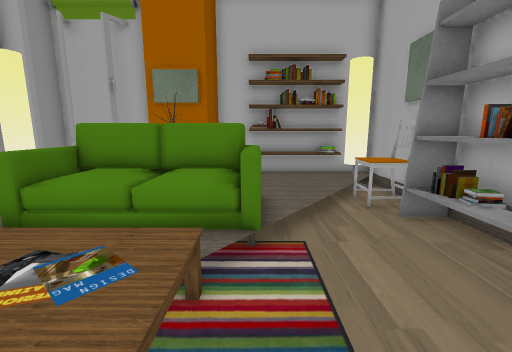
view 1 (above)

14 first-person views from a walk through a 3-D level made in the Unity game engine. The camera is 1.2 m above the floor, tilts 10° down and sees 90° across. The floor is counted in squares, 0.5 m on a side. Each view is taken from the middle of a square. On the plan, view 1 faces up. The plan holds only what a view shows up to about 17 squares ahead; the rest is blank. The player is left out.

view 2
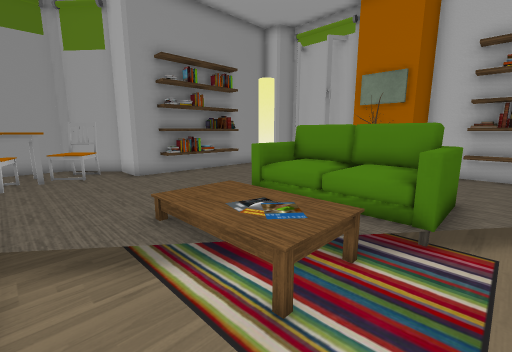

view 3
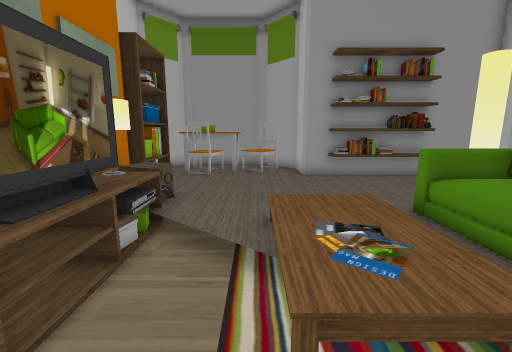

view 4
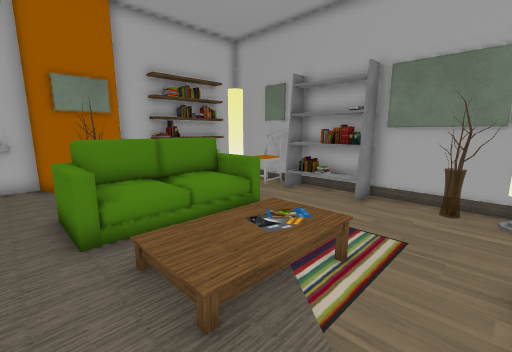

view 5
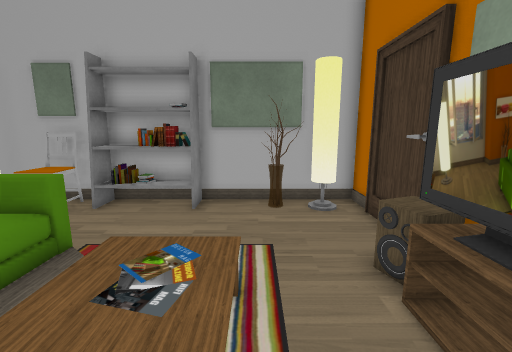

view 6
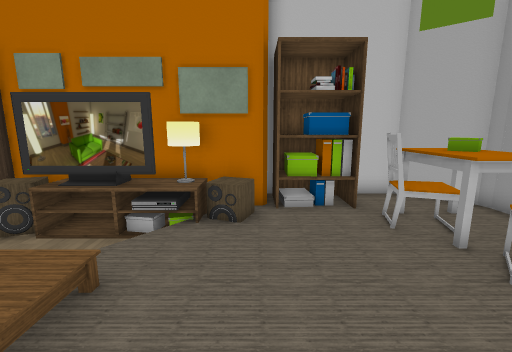

view 7
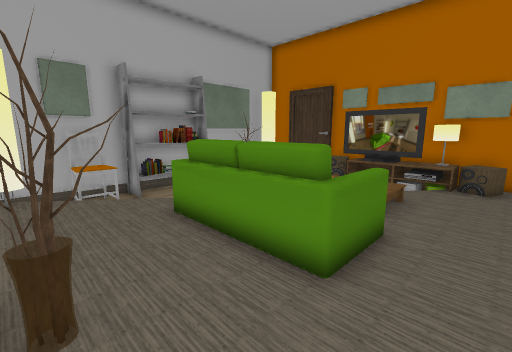

view 8
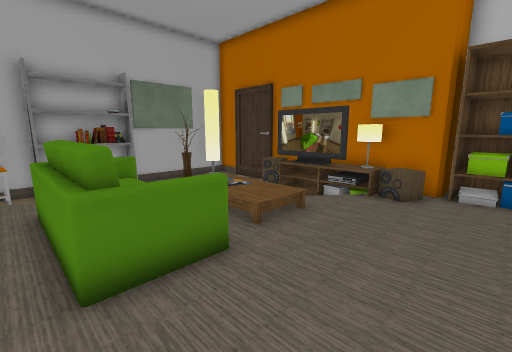

view 9
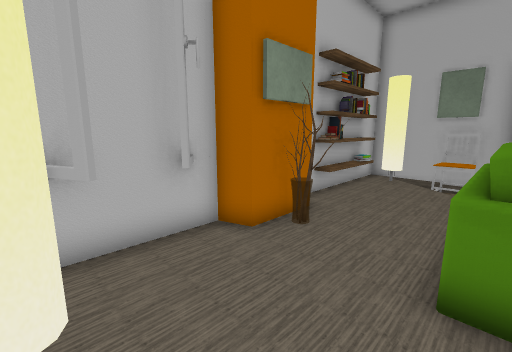

view 10
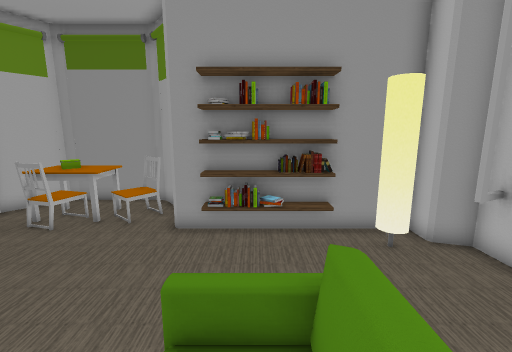

view 11
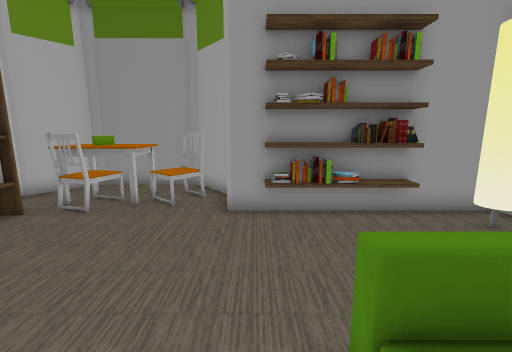

view 12
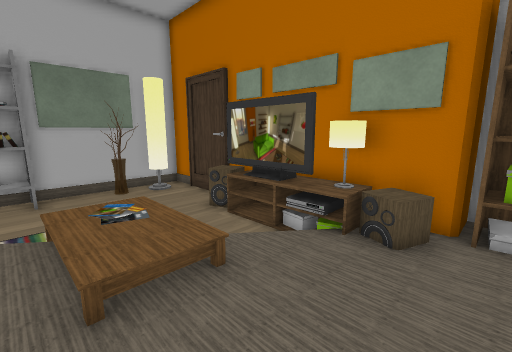

view 13
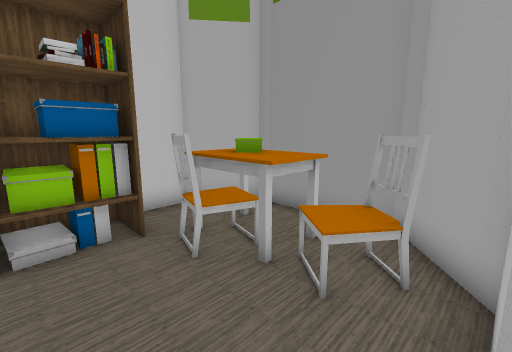

view 14
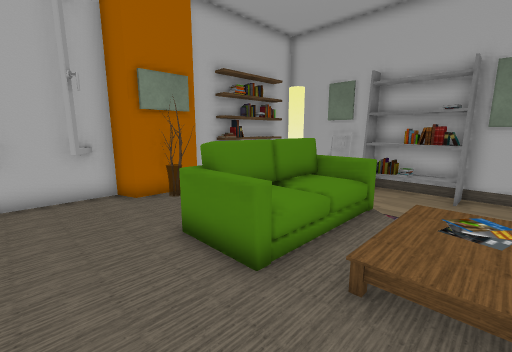

### Floor plan
Key: @ floor where view 1 was taken; # wall or solid block; . main floor; - floor 0.25 m lower than the main floor; : floor 0.5 m higher than the main floor; + floor 0.75 m higher than the main floor; / step, stairs or slope; = window, fence, low wall or low ledge; ^ raised ledge; S shelf; A vase; C chair; F sofa; R carpet; T table; L lamp; O other object.
Columns run from 14 left of view 1 to 6 right of it. Each row starts with its distance up from view 1.
 13         ##          #
 12      #####  ##SS##S##
 11      ##...AA#.....###
 10     ##....AA.......-#
  9    ## ............CC#
  8    #S............-CC#
  7    #S....FFFFFF./-SS#
  6    ##....+  : //--SS#
  5    ##....R////R---S##
  4    #S......../----S##
  3 ####......OOOO ---SS#
  2 #CC.......OOOO ----##
  1 #CO......../-------##
  0 #TTT....../---@---AA#
 -1 #TTCC..../#====---###
 -2 #TTC....OL####^---##
 -3 # TT##S############
 -4 ##..#SS#
 -5  #######

Where each view was taken, in squares from view 1:
view 1: 0 up, 0 right, facing up
view 2: 1 down, 1 right, facing up-left
view 3: 1 up, 1 right, facing left
view 4: 1 down, 6 left, facing up-right
view 5: 1 up, 5 left, facing right
view 6: 5 up, 7 left, facing down
view 7: 11 up, 7 left, facing down-right
view 8: 8 up, 9 left, facing down-right
view 9: 7 up, 9 left, facing up-right
view 10: 6 up, 2 left, facing left
view 11: 4 up, 3 left, facing left
view 12: 4 up, 8 left, facing down-right
view 13: 3 up, 8 left, facing down-left
view 14: 2 up, 8 left, facing up-right
